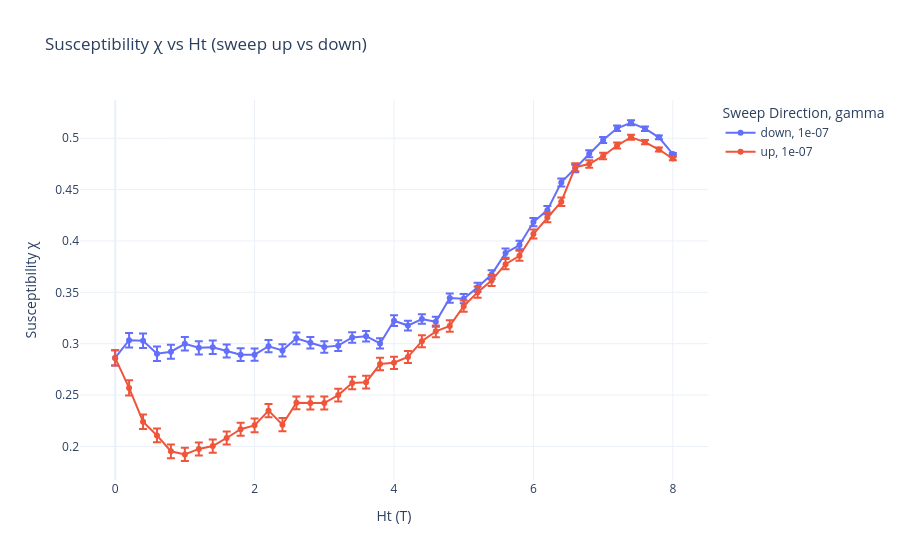

The notebook cell this image was saved under:
### Code cell
#Ref
import pandas as pd
import glob
import numpy as np
import plotly.express as px
import re
path = '/Users/jiakai/Desktop/SURF/code/_spirit/'
n_cycles = 120
dim = 10
gamma = 1e-07
relax_steps = 200


# Pattern to match all relevant CSV files
file_pattern = path + f"Susceptibility_v3_multi_gammas_{dim}_*_per_gamma_20_anisotropy_1.5_gamma_{gamma}_ref*.csv"



# List all matching files
csv_files = glob.glob(file_pattern)

# Print how many files were found
print(f"Found {len(csv_files)} files.")
repeats = len(csv_files)

for f in csv_files:
    print(f)

# Read and concatenate all files
df_all = pd.concat([pd.read_csv(f) for f in csv_files], ignore_index=True)

df_avg = (
        df_all.groupby(["gamma", "Ht", "direction"], as_index=False)
        .agg(
            chi_mean=("chi", "mean"),
            chi_std=("chi", lambda x: x.std(ddof=1) / np.sqrt(len(x)))
        )
    )

fig_ref = px.line(
    df_avg,
    x="Ht",
    y="chi_mean",
    error_y="chi_std",
    color="direction",  # Different color for up/down
    line_dash="gamma",  # Optional: if you vary gamma too
    markers=True,
    labels={
        "Ht": "Ht (T)",
        "chi_mean": "Susceptibility χ",
        "direction": "Sweep Direction",
    },
    title="Susceptibility χ vs Ht (sweep up vs down)",
    template="plotly_white"
)

fig_ref.show()

### Figure 1 — Plotly figure (JSON) as saved in the notebook; plotly's stock layout.template omitted (floating-point values rounded to 4 significant figures)
{"data": [{"error_y": {"array": [0.007505, 0.007017, 0.007108, 0.007039, 0.006794, 0.00659, 0.006509, 0.006564, 0.006318, 0.006143, 0.005988, 0.005978, 0.005976, 0.00581, 0.00552, 0.00561, 0.005242, 0.005187, 0.005175, 0.005007, 0.005223, 0.0047, 0.004577, 0.004768, 0.004457, 0.004447, 0.004456, 0.004262, 0.004423, 0.004057, 0.004099, 0.003933, 0.003894, 0.003685, 0.003317, 0.002984, 0.002706, 0.002438, 0.002197, 0.001905, 0.0009489]}, "hovertemplate": "Sweep Direction=down<br>gamma=1e-07<br>Ht (T)=%{x}<br>Susceptibility χ=%{y}<extra></extra>", "legendgroup": "down, 1e-07", "line": {"color": "#636efa", "dash": "solid"}, "marker": {"symbol": "circle"}, "mode": "lines+markers", "name": "down, 1e-07", "orientation": "v", "showlegend": true, "x": [-0.0, 0.2, 0.4, 0.6, 0.8, 1.0, 1.2, 1.4, 1.6, 1.8, 2.0, 2.2, 2.4, 2.6, 2.8, 3.0, 3.2, 3.4, 3.6, 3.8, 4.0, 4.2, 4.4, 4.6, 4.8, 5.0, 5.2, 5.4, 5.6, 5.8, 6.0, 6.2, 6.4, 6.6, 6.8, 7.0, 7.2, 7.4, 7.6, 7.8, 8.0], "xaxis": "x", "y": [0.2862, 0.3034, 0.3028, 0.2902, 0.2922, 0.2999, 0.296, 0.2965, 0.2929, 0.2893, 0.2894, 0.2976, 0.2935, 0.3052, 0.3009, 0.2968, 0.2981, 0.3061, 0.3073, 0.3003, 0.3224, 0.3177, 0.324, 0.3214, 0.3444, 0.3439, 0.3549, 0.3673, 0.3882, 0.3961, 0.4184, 0.43, 0.457, 0.4705, 0.4849, 0.4982, 0.5097, 0.5151, 0.5093, 0.5009, 0.4846], "yaxis": "y", "type": "scatter"}, {"error_y": {"array": [0.007505, 0.007316, 0.007109, 0.00675, 0.006695, 0.006447, 0.006346, 0.006438, 0.006387, 0.006395, 0.00663, 0.00643, 0.006486, 0.006187, 0.006396, 0.00635, 0.006253, 0.006076, 0.006155, 0.006062, 0.005941, 0.005953, 0.005832, 0.005711, 0.005632, 0.0055, 0.005536, 0.005339, 0.004999, 0.004921, 0.004418, 0.004564, 0.004082, 0.003872, 0.003661, 0.003092, 0.002872, 0.002528, 0.002123, 0.001831, 0.001648]}, "hovertemplate": "Sweep Direction=up<br>gamma=1e-07<br>Ht (T)=%{x}<br>Susceptibility χ=%{y}<extra></extra>", "legendgroup": "up, 1e-07", "line": {"color": "#EF553B", "dash": "solid"}, "marker": {"symbol": "circle"}, "mode": "lines+markers", "name": "up, 1e-07", "orientation": "v", "showlegend": true, "x": [-0.0, 0.2, 0.4, 0.6, 0.8, 1.0, 1.2, 1.4, 1.6, 1.8, 2.0, 2.2, 2.4, 2.6, 2.8, 3.0, 3.2, 3.4, 3.6, 3.8, 4.0, 4.2, 4.4, 4.6, 4.8, 5.0, 5.2, 5.4, 5.6, 5.8, 6.0, 6.2, 6.4, 6.6, 6.8, 7.0, 7.2, 7.4, 7.6, 7.8, 8.0], "xaxis": "x", "y": [0.2862, 0.257, 0.2241, 0.2107, 0.1953, 0.1923, 0.1976, 0.2004, 0.2082, 0.2167, 0.2205, 0.2349, 0.2212, 0.2425, 0.2423, 0.2423, 0.25, 0.2618, 0.2626, 0.2802, 0.2814, 0.2871, 0.3024, 0.312, 0.3173, 0.3366, 0.3502, 0.3616, 0.3774, 0.3856, 0.4067, 0.4228, 0.4382, 0.4718, 0.4749, 0.4827, 0.4929, 0.501, 0.4963, 0.489, 0.4802], "yaxis": "y", "type": "scatter"}], "layout": {"xaxis": {"anchor": "y", "domain": [0.0, 1.0], "title": {"text": "Ht (T)"}}, "yaxis": {"anchor": "x", "domain": [0.0, 1.0], "title": {"text": "Susceptibility χ"}}, "legend": {"title": {"text": "Sweep Direction, gamma"}, "tracegroupgap": 0}, "title": {"text": "Susceptibility χ vs Ht (sweep up vs down)"}}}
